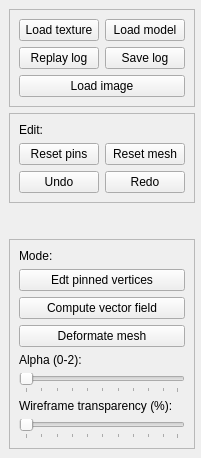
<?xml version="1.0" encoding="UTF-8"?>
<ui version="4.0">
 <class>sidePanel</class>
 <widget class="QDockWidget" name="sidePanel">
  <property name="features">
   <set>QDockWidget::DockWidgetClosable|QDockWidget::DockWidgetMovable</set>
  </property>
  <property name="allowedAreas">
   <set>Qt::LeftDockWidgetArea|Qt::RightDockWidgetArea</set>
  </property>
  <property name="windowTitle">
   <string/>
  </property>
  <widget class="QFrame" name="frame">
   <property name="geometry">
    <rect>
     <x>9</x>
     <y>9</y>
     <width>285</width>
     <height>584</height>
    </rect>
   </property>
   <property name="sizePolicy">
    <sizepolicy hsizetype="Preferred" vsizetype="Expanding">
     <horstretch>0</horstretch>
     <verstretch>0</verstretch>
    </sizepolicy>
   </property>
   <property name="frameShape">
    <enum>QFrame::StyledPanel</enum>
   </property>
   <property name="frameShadow">
    <enum>QFrame::Raised</enum>
   </property>
  </widget>
  <widget class="QWidget" name="widget">
   <layout class="QVBoxLayout" name="verticalLayout_4">
    <property name="rightMargin">
     <number>6</number>
    </property>
    <item>
     <widget class="QFrame" name="frame_2">
      <property name="frameShape">
       <enum>QFrame::StyledPanel</enum>
      </property>
      <property name="frameShadow">
       <enum>QFrame::Raised</enum>
      </property>
      <layout class="QVBoxLayout" name="verticalLayout_2">
       <item>
        <layout class="QHBoxLayout" name="horizontalLayout">
         <item>
          <widget class="QPushButton" name="pushButton_10">
           <property name="text">
            <string>Load texture</string>
           </property>
          </widget>
         </item>
         <item>
          <widget class="QPushButton" name="pushButton_9">
           <property name="text">
            <string>Load model</string>
           </property>
          </widget>
         </item>
        </layout>
       </item>
       <item>
        <layout class="QHBoxLayout" name="horizontalLayout_6">
         <item>
          <widget class="QPushButton" name="pushButton_12">
           <property name="text">
            <string>Replay log</string>
           </property>
          </widget>
         </item>
         <item>
          <widget class="QPushButton" name="pushButton_13">
           <property name="text">
            <string>Save log</string>
           </property>
          </widget>
         </item>
        </layout>
       </item>
       <item>
        <widget class="QPushButton" name="pushButton_8">
         <property name="text">
          <string>Load image</string>
         </property>
        </widget>
       </item>
      </layout>
     </widget>
    </item>
    <item>
     <widget class="QFrame" name="frame_3">
      <property name="frameShape">
       <enum>QFrame::StyledPanel</enum>
      </property>
      <property name="frameShadow">
       <enum>QFrame::Raised</enum>
      </property>
      <layout class="QVBoxLayout" name="verticalLayout">
       <item>
        <widget class="QLabel" name="label_7">
         <property name="text">
          <string>Edit:</string>
         </property>
        </widget>
       </item>
       <item>
        <layout class="QHBoxLayout" name="horizontalLayout_2">
         <item>
          <widget class="QPushButton" name="pushButton_6">
           <property name="text">
            <string>Reset pins</string>
           </property>
          </widget>
         </item>
         <item>
          <widget class="QPushButton" name="pushButton_7">
           <property name="text">
            <string>Reset mesh</string>
           </property>
          </widget>
         </item>
        </layout>
       </item>
       <item>
        <layout class="QHBoxLayout" name="horizontalLayout_3">
         <item>
          <widget class="QPushButton" name="pushButton_2">
           <property name="text">
            <string>Undo</string>
           </property>
          </widget>
         </item>
         <item>
          <widget class="QPushButton" name="pushButton">
           <property name="text">
            <string>Redo</string>
           </property>
          </widget>
         </item>
        </layout>
       </item>
      </layout>
     </widget>
    </item>
    <item>
     <spacer name="verticalSpacer">
      <property name="orientation">
       <enum>Qt::Vertical</enum>
      </property>
      <property name="sizeHint" stdset="0">
       <size>
        <width>20</width>
        <height>30</height>
       </size>
      </property>
     </spacer>
    </item>
    <item>
     <widget class="QFrame" name="frame_4">
      <property name="frameShape">
       <enum>QFrame::StyledPanel</enum>
      </property>
      <property name="frameShadow">
       <enum>QFrame::Raised</enum>
      </property>
      <layout class="QVBoxLayout" name="verticalLayout_3">
       <item>
        <widget class="QLabel" name="label_4">
         <property name="text">
          <string>Mode:</string>
         </property>
        </widget>
       </item>
       <item>
        <widget class="QPushButton" name="pushButton_5">
         <property name="text">
          <string>Edt pinned vertices</string>
         </property>
        </widget>
       </item>
       <item>
        <widget class="QPushButton" name="pushButton_4">
         <property name="text">
          <string>Compute vector field</string>
         </property>
        </widget>
       </item>
       <item>
        <widget class="QPushButton" name="pushButton_3">
         <property name="text">
          <string>Deformate mesh</string>
         </property>
        </widget>
       </item>
       <item>
        <widget class="QLabel" name="label_5">
         <property name="text">
          <string>Alpha (0-2):</string>
         </property>
        </widget>
       </item>
       <item>
        <widget class="QSlider" name="horizontalSlider_5">
         <property name="orientation">
          <enum>Qt::Horizontal</enum>
         </property>
         <property name="tickPosition">
          <enum>QSlider::TicksBelow</enum>
         </property>
        </widget>
       </item>
       <item>
        <widget class="QLabel" name="label_6">
         <property name="text">
          <string>Wireframe transparency (%):</string>
         </property>
        </widget>
       </item>
       <item>
        <widget class="QSlider" name="horizontalSlider_6">
         <property name="orientation">
          <enum>Qt::Horizontal</enum>
         </property>
         <property name="tickPosition">
          <enum>QSlider::TicksBelow</enum>
         </property>
        </widget>
       </item>
      </layout>
     </widget>
    </item>
   </layout>
  </widget>
 </widget>
 <resources/>
 <connections/>
</ui>
